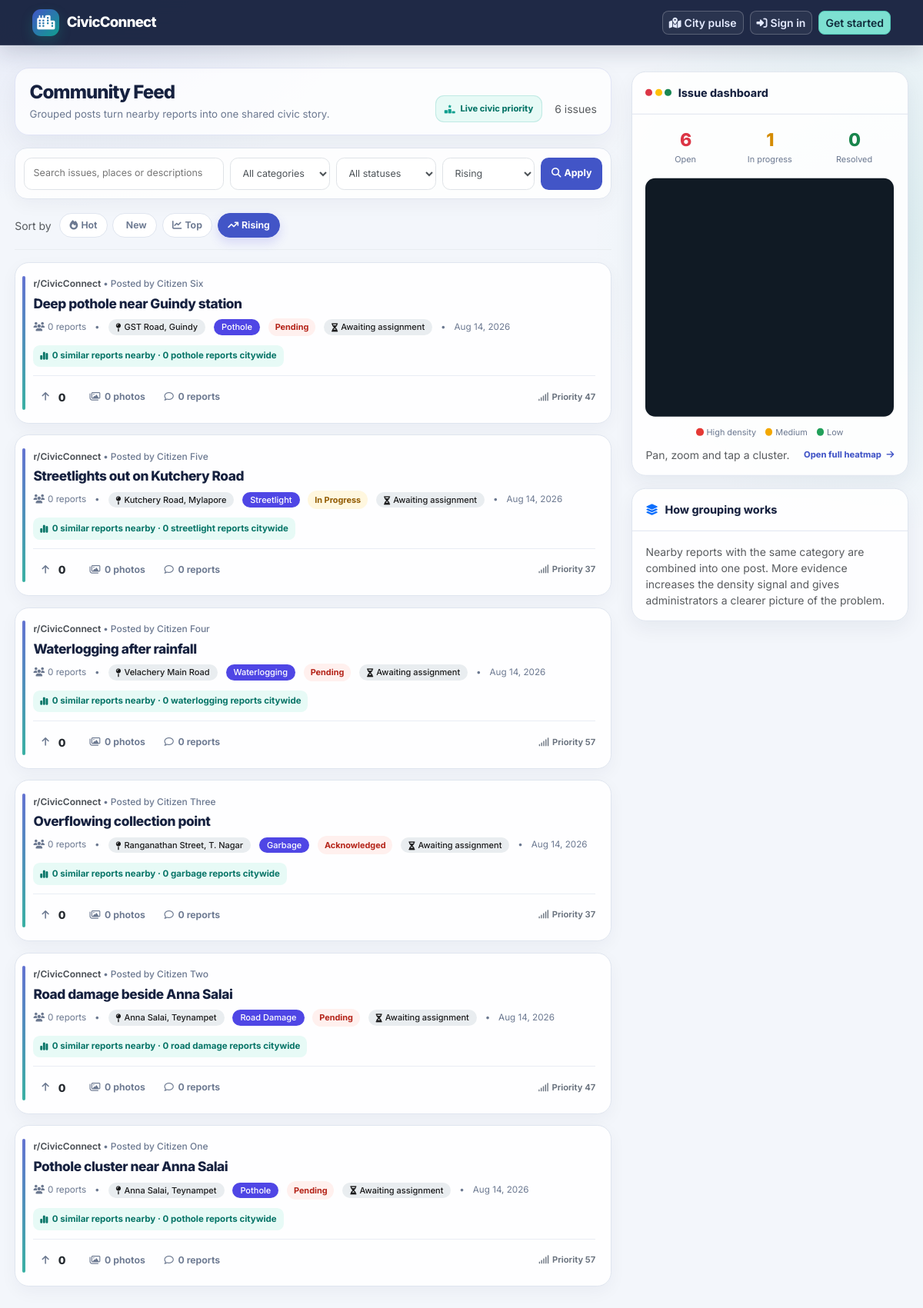
Screenshot of /pages/publicFeed/index.php?sort=rising&page=1 with the database file from the repository.
### tables this page shows
CREATE TABLE `issues` (
  `id` int(11) NOT NULL,
  `user_id` int(11) NOT NULL,
  `title` varchar(255) DEFAULT NULL,
  `description` text DEFAULT NULL,
  `category` enum('pothole','garbage','streetlight','waterlogging','road_damage','encroachment','graffiti','open_drain','fallen_tree','unknown','other') NOT NULL,
  `department` varchar(50) NOT NULL DEFAULT 'municipal',
  `severity` tinyint(4) NOT NULL DEFAULT 1 CHECK (`severity` between 1 and 5),
  `status` enum('pending','acknowledged','in_progress','resolved','rejected') DEFAULT 'pending',
  `lat` decimal(10,8) NOT NULL,
  `lng` decimal(11,8) NOT NULL,
  `geohash` varchar(12) NOT NULL,
  `address` varchar(500) DEFAULT NULL,
  `ward_id` int(11) DEFAULT NULL,
  `upvote_count` int(11) DEFAULT 0,
  `is_verified` tinyint(1) DEFAULT 0,
  `ai_confidence` decimal(4,3) DEFAULT NULL,
  `is_manipulated` tinyint(1) DEFAULT 0,
  `priority_score` decimal(10,4) DEFAULT 0.0000,
  `parent_issue_id` int(11) DEFAULT NULL,
  `is_recurring` tinyint(1) NOT NULL DEFAULT 0,
  `recurrence_of` int(11) DEFAULT NULL,
  `created_at` timestamp NOT NULL DEFAULT current_timestamp(),
  `updated_at` timestamp NOT NULL DEFAULT current_timestamp() ON UPDATE current_timestamp(),
  `resolved_at` timestamp NULL DEFAULT NULL
);

CREATE TABLE `users` (
  `id` int(11) NOT NULL,
  `name` varchar(100) NOT NULL,
  `email` varchar(255) NOT NULL,
  `password_hash` varchar(255) NOT NULL,
  `role` enum('citizen','worker','admin') NOT NULL DEFAULT 'citizen',
  `department` varchar(50) DEFAULT NULL,
  `ward_id` int(11) DEFAULT NULL,
  `city` varchar(100) DEFAULT NULL,
  `phone` varchar(15) DEFAULT NULL,
  `is_active` tinyint(1) DEFAULT 1,
  `created_at` timestamp NOT NULL DEFAULT current_timestamp()
);

### pages/publicFeed/index.php (the view, shortened to what the rows shown need)
<?php
require __DIR__ . '/../../bootstrap.php';
$bootstrapData = bootstrapAccounts();
extract($bootstrapData);
$viewer = sessionUser();
$requestedSort = strtolower((string) ($_GET['sort'] ?? 'hot'));
$sort = in_array($requestedSort, ['hot', 'new', 'top', 'rising'], true) ? $requestedSort : 'hot';
$category = strtolower(trim((string) ($_GET['category'] ?? '')));
$status = strtolower(trim((string) ($_GET['status'] ?? '')));
$query = substr(trim((string) ($_GET['q'] ?? '')), 0, 100);
$page = max(1, (int) ($_GET['page'] ?? 1));
$feedData = fetchPublicFeedPageData($db instanceof PDO ? $db : null, $viewer, [
  'page' => $page,
  'sort' => $sort,
  'category' => $category,
  'status' => $status,
  'query' => $query,
]);
extract($feedData);
$e = static fn (mixed $value): string => htmlspecialchars((string) $value, ENT_QUOTES, 'UTF-8');
$uiStatus = static fn (?string $value): string => $value === 'pending' || $value === 'acknowledged' ? 'open' : (string) $value;
?>
<!doctype html>
<html lang="en" data-theme="light">
<head>
  <link href="https://cdn.jsdelivr.net/npm/bootstrap@5.3.3/dist/css/bootstrap.min.css" rel="stylesheet">
  <link rel="stylesheet" href="https://cdnjs.cloudflare.com/ajax/libs/font-awesome/6.4.0/css/all.min.css">
  <link rel="stylesheet" href="https://unpkg.com/maplibre-gl@4.7.1/dist/maplibre-gl.css">
  <link rel="stylesheet" href="<?= $e($urlForAssets . 'css/civic-ui.css') ?>">
</head>
<body>
  <main class="feed-layout">
    <section class="feed-column">
      <div class="feed-heading"><div><h1>Community Feed</h1><p>Grouped posts turn nearby reports into one shared civic story.</p></div><div class="d-flex align-items-center gap-3"><span class="feed-priority-note"><i class="fas fa-ranking-star"></i>Live civic priority</span><span class="small text-muted"><?= (int) ($feed['pagination']['total'] ?? 0) ?> issues</span></div></div>
      <?php if ($feed['items'] === []): ?>
        <div class="feed-empty"><i class="fas fa-city fa-2x mb-3"></i><h2 class="h5 fw-bold">No issues match these filters</h2><p class="mb-3">Be the first person to report a problem in this area.</p><a class="btn btn-primary" href="<?= $e($urlForReport) ?>">Report an issue</a></div>
      <?php else: ?>
        <?php foreach ($feed['items'] as $issue): ?>
          <?php $displayStatus = $uiStatus($issue['status']); ?>
          <article class="feed-post" id="issue-<?= (int) $issue['id'] ?>">
            <div class="post-header"><span>r/CivicConnect <span>&bull; Posted by <?= $e($issue['reporter_name'] ?: 'the community') ?></span></span></div>
            <a class="post-title" href="<?= $e($urlForIssueDetail . '?id=' . (int) $issue['id']) ?>"><?= $e($issue['title'] ?: issueCategoryLabel($issue['category'])) ?></a>
            <div class="post-meta"><span><i class="fas fa-users me-1"></i><?= (int) $issue['report_count'] ?> report<?= (int) $issue['report_count'] === 1 ? '' : 's' ?></span><span>&bull;</span><span class="badge-location"><i class="fas fa-map-pin me-1"></i><?= $e($issue['address'] ?: 'Location recorded') ?></span><span class="badge-type"><?= $e(issueCategoryLabel($issue['category'])) ?></span><span class="badge-status <?= $e($displayStatus) ?>"><?= $e(issueStatusLabel($issue['status'])) ?></span><?php if (!empty($issue['assigned_worker_name'])): ?><span class="badge-assignment"><i class="fas fa-helmet-safety me-1"></i>Assigned to <?= $e($issue['assigned_worker_name']) ?><?php if (!empty($issue['assigned_by_name'])): ?> by <?= $e($issue['assigned_by_name']) ?><?php endif; ?><?= empty($issue['assignment_completed_at']) ? '' : ' · Completed' ?></span><?php else: ?><span class="badge-location"><i class="fas fa-hourglass-half me-1"></i>Awaiting assignment</span><?php endif; ?><span>&bull;</span><span><?= $e(date('M d, Y', strtotime((string) $issue['created_at']))) ?></span></div>
            <div class="community-signal"><i class="fas fa-chart-simple"></i><?= (int) ($issue['nearby_similar_reports'] ?? 0) ?> similar reports nearby · <?= (int) ($issue['city_similar_reports'] ?? 0) ?> <?= $e(strtolower(issueCategoryLabel($issue['category']))) ?> reports citywide</div>
            <div class="post-actions"><button class="vote-btn <?= $issue['viewer_upvoted'] ? 'voted-up' : '' ?>" type="button" data-upvote-id="<?= (int) $issue['id'] ?>" aria-pressed="<?= $issue['viewer_upvoted'] ? 'true' : 'false' ?>"><i class="fas fa-arrow-up"></i><span class="vote-count"><?= formatNumber((int) $issue['upvote_count']) ?></span></button><button class="action-btn post-detail-btn" type="button" data-detail-id="<?= (int) $issue['id'] ?>"><i class="far fa-images"></i> <?= (int) $issue['image_count'] ?> photos</button><button class="action-btn post-detail-btn" type="button" data-detail-id="<?= (int) $issue['id'] ?>"><i class="far fa-comment"></i> <?= (int) $issue['report_count'] ?> reports</button><span class="post-score"><i class="fas fa-signal me-1"></i>Priority <?= number_format((float) $issue['priority_score'], 0) ?></span></div>
          </article>
        <?php endforeach; ?>
      <?php endif; ?>
    </section>
    <aside class="feed-sidebar">
      <div class="side-card"><div class="side-card-body"><div class="stat-grid"><div><div class="stat-number stat-open"><?= (int) $cityStats['open'] ?></div><div class="stat-label">Open</div></div><div><div class="stat-number stat-progress"><?= (int) $cityStats['in_progress'] ?></div><div class="stat-label">In progress</div></div></div></div></div>
    </aside>
  </main>
</body>
</html>

### rows the page displays
issues: id "6", user.name "Citizen Six", title "Deep pothole near Guindy station", report_count "0", address "GST Road, Guindy", category "Pothole", status "Pending", created_at "Aug 14, 2026", nearby_similar_reports "0", city_similar_reports "0", category "pothole", upvote_count "0", image_count "0", priority_score "47", is_verified "1"
issues: user.name "Citizen Five", title "Streetlights out on Kutchery Road", report_count "0", address "Kutchery Road, Mylapore", category "Streetlight", status "In Progress", created_at "Aug 14, 2026", nearby_similar_reports "0", city_similar_reports "0", category "streetlight", upvote_count "0", image_count "0", priority_score "37"
issues: user.name "Citizen Four", title "Waterlogging after rainfall", report_count "0", address "Velachery Main Road", category "Waterlogging", status "Pending", created_at "Aug 14, 2026", nearby_similar_reports "0", city_similar_reports "0", category "waterlogging", upvote_count "0", image_count "0", priority_score "57"
issues: user.name "Citizen Three", title "Overflowing collection point", report_count "0", address "Ranganathan Street, T. Nagar", category "Garbage", status "Acknowledged", created_at "Aug 14, 2026", nearby_similar_reports "0", city_similar_reports "0", category "garbage", upvote_count "0", image_count "0", priority_score "37"
issues: user.name "Citizen Two", title "Road damage beside Anna Salai", report_count "0", address "Anna Salai, Teynampet", category "Road Damage", status "Pending", created_at "Aug 14, 2026", nearby_similar_reports "0", city_similar_reports "0", category "road damage", upvote_count "0", image_count "0", priority_score "47"
issues: user.name "Citizen One", title "Pothole cluster near Anna Salai", report_count "0", address "Anna Salai, Teynampet", category "Pothole", status "Pending", created_at "Aug 14, 2026", nearby_similar_reports "0", city_similar_reports "0", category "pothole", upvote_count "0", image_count "0", priority_score "57"

### other values shown
$e($sortLabel) "Hot"
$e($sortLabel) "New"
$e($sortLabel) "Top"
$e($sortLabel) "Rising"
$cityStats['resolved'] "0"
form field sort "Rising"
